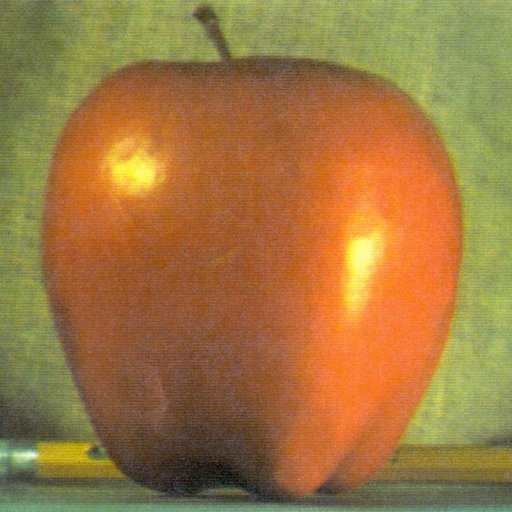
#> input picture apple.jpg, 512 x 512 px
$ python ImageBlendingPyramid.py
#> lines starting #> are read from the running program, lines starting #| are printed output that depends on the picture
import  cv2
import numpy as np
import matplotlib.pyplot as plt
apple = cv2.imread('apple.jpg')
#> apple is the input picture: shape (512, 512, 3); mean B, G, R 64.8, 119.7, 159.1
orange = cv2.imread('orange.jpg')
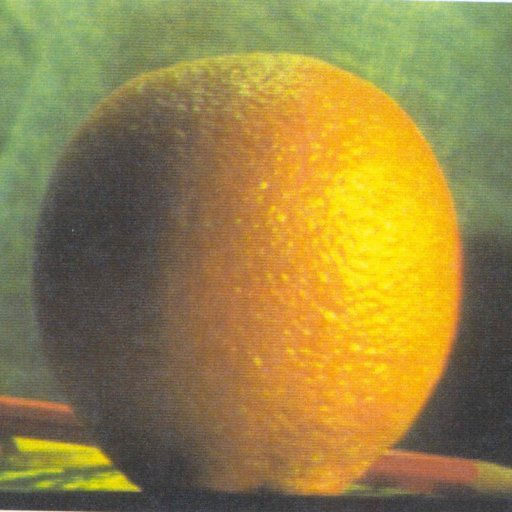
#> input picture orange.jpg, 512 x 512 px
#> orange is the input picture: shape (512, 512, 3); mean B, G, R 69.2, 131.8, 150.2
apple_orange = np.hstack((apple[:,:256],orange[:,256:]))
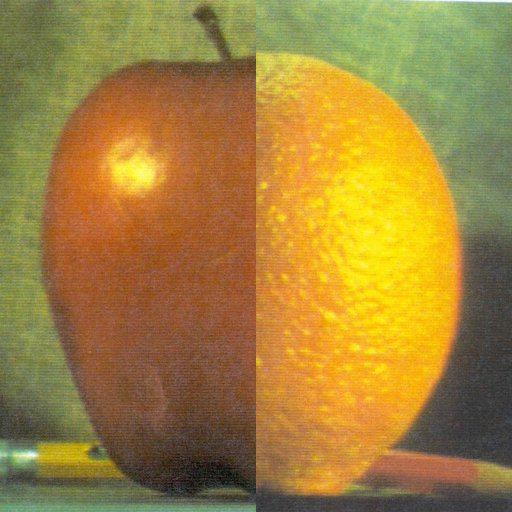
#> apple_orange: shape (512, 512, 3); mean B, G, R 60.6, 130.3, 160.7
n=6
gp_apple =[apple.copy()]
for i in range(n):
    gp_apple.append(cv2.pyrDown(gp_apple[-1]))
#> after the loop, gp_apple = 7 items
print(len(gp_apple))
#| 7
gp_orange = [orange.copy()]
for i in range(n):
    gp_orange.append(cv2.pyrDown(gp_orange[-1]))
#> after the loop, gp_orange = 7 items
print(len(gp_orange))
#| 7
lp_apple = [gp_apple[-1].copy()]
for i in range(n,0,-1):
    gaussian_expanded = cv2.pyrUp(gp_apple[i])
    laplacian = np.subtract(gp_apple[i-1], gaussian_expanded)
    lp_apple.append(laplacian)
#> this loop made 6 passes
#> pass 3, `laplacian = np.subtract(gp_apple[i-1], gaussian_expanded)`:
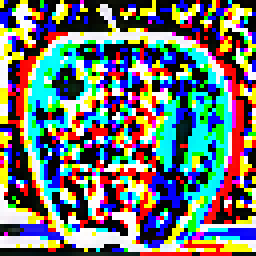
#> laplacian: shape (64, 64, 3) (shown 4 times larger); mean of channels 0, 1, 2 113.3, 117.2, 106.9; drawn as B, G, R
#> after the loop, lp_apple = 7 items
print(len(lp_apple))
#| 7
lp_orange = [gp_orange[-1].copy()]
for i in range(n,0,-1):
    gaussian_expanded = cv2.pyrUp(gp_orange[i])
    laplacian = np.subtract(gp_orange[i-1],gaussian_expanded)
    lp_orange.append(laplacian)
#> this loop made 6 passes
#> pass 3, `laplacian = np.subtract(gp_orange[i-1],gaussian_expanded)`:
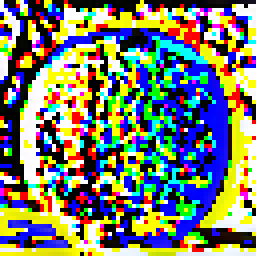
#> laplacian: shape (64, 64, 3) (shown 4 times larger); mean of channels 0, 1, 2 110.1, 124.1, 119.3; drawn as B, G, R
#> after the loop, lp_orange = 7 items
print(len(lp_orange))
#| 7
apple_orange_pyramid=[]
for i in range(len(lp_apple)):
    apple_lp   = lp_apple[i]
    orange_lp  = lp_orange[i]
    laplacian= np.hstack((apple_lp[:,0:int(apple_lp.shape[0]/2)], orange_lp[:,int(orange_lp.shape[0]/2):]))
    apple_orange_pyramid.append(laplacian)
#> this loop made 7 passes
#> pass 3, `laplacian= np.hstack((apple_lp[:,0:int(apple_lp.shape[0]/2)], orange_l..`:
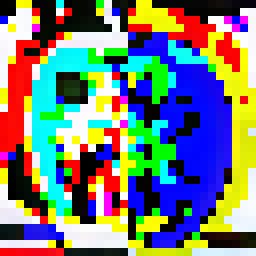
#> laplacian: shape (32, 32, 3) (shown 8 times larger); mean of channels 0, 1, 2 118.5, 123.7, 115.7; drawn as B, G, R
#> after the loop, apple_orange_pyramid = 7 items
print(apple_orange_pyramid[-1].shape)
#| (512, 512, 3)
apple_orange_reconstruct=apple_orange_pyramid[0]
for i in range(1,n+1,1):
    apple_orange_reconstruct= cv2.pyrUp(apple_orange_reconstruct)
    apple_orange_reconstruct= cv2.add(apple_orange_reconstruct, apple_orange_pyramid[i])
#> this loop made 6 passes
#> pass 3, `apple_orange_reconstruct= cv2.add(apple_orange_reconstruct, apple_oran..`:
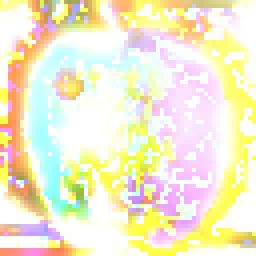
#> apple_orange_reconstruct: shape (64, 64, 3) (shown 4 times larger); mean of channels 0, 1, 2 206.9, 236.7, 243.8; drawn as B, G, R
#> after the loop:
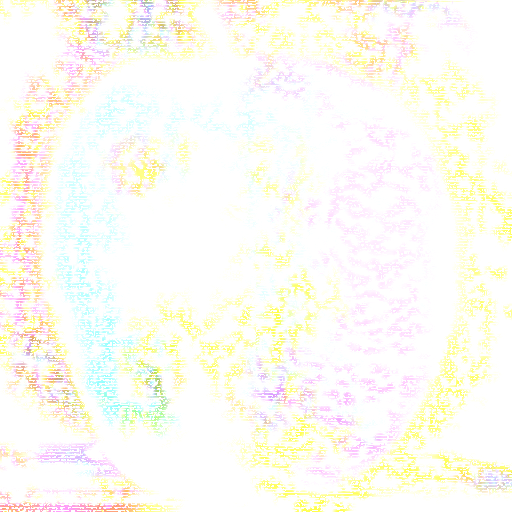
#> apple_orange_reconstruct: shape (512, 512, 3); mean of channels 0, 1, 2 243.3, 251.4, 252.9; drawn as B, G, R
print(apple_orange_reconstruct.shape)
#| (512, 512, 3)
cv2.imshow(" Apple Orange Reconstruct", apple_orange_reconstruct)
cv2.imshow("Apple Orange", apple_orange)
cv2.imshow("Apple",apple)
cv2.imshow("Orange", orange)
cv2.waitKey(0)
cv2.destroyAllWindows()
